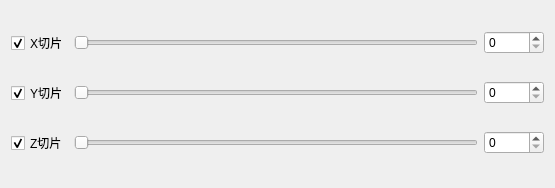
<?xml version="1.0" encoding="UTF-8"?>
<ui version="4.0">
 <class>TSliceConfigDlgClass</class>
 <widget class="QDialog" name="TSliceConfigDlgClass">
  <property name="geometry">
   <rect>
    <x>0</x>
    <y>0</y>
    <width>555</width>
    <height>188</height>
   </rect>
  </property>
  <property name="windowTitle">
   <string>切片设置</string>
  </property>
  <layout class="QGridLayout" name="gridLayout">
   <item row="0" column="0">
    <widget class="QCheckBox" name="mXCBox">
     <property name="text">
      <string>X切片</string>
     </property>
     <property name="checked">
      <bool>true</bool>
     </property>
    </widget>
   </item>
   <item row="0" column="1">
    <widget class="QSlider" name="mXSlider">
     <property name="orientation">
      <enum>Qt::Horizontal</enum>
     </property>
    </widget>
   </item>
   <item row="0" column="2">
    <widget class="QSpinBox" name="mXSBox">
     <property name="minimumSize">
      <size>
       <width>60</width>
       <height>0</height>
      </size>
     </property>
    </widget>
   </item>
   <item row="1" column="0">
    <widget class="QCheckBox" name="mYCBox">
     <property name="text">
      <string>Y切片</string>
     </property>
     <property name="checked">
      <bool>true</bool>
     </property>
    </widget>
   </item>
   <item row="1" column="1">
    <widget class="QSlider" name="mYSlider">
     <property name="orientation">
      <enum>Qt::Horizontal</enum>
     </property>
    </widget>
   </item>
   <item row="1" column="2">
    <widget class="QSpinBox" name="mYSBox"/>
   </item>
   <item row="2" column="0">
    <widget class="QCheckBox" name="mZCBox">
     <property name="text">
      <string>Z切片</string>
     </property>
     <property name="checked">
      <bool>true</bool>
     </property>
    </widget>
   </item>
   <item row="2" column="1">
    <widget class="QSlider" name="mZSlider">
     <property name="orientation">
      <enum>Qt::Horizontal</enum>
     </property>
    </widget>
   </item>
   <item row="2" column="2">
    <widget class="QSpinBox" name="mZSBox"/>
   </item>
  </layout>
 </widget>
 <layoutdefault spacing="6" margin="11"/>
 <resources/>
 <connections/>
</ui>
